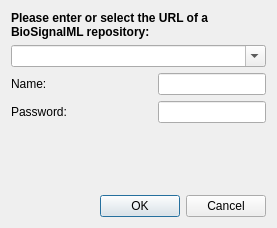
<?xml version="1.0" encoding="UTF-8"?>
<ui version="4.0">
 <class>SelectRepository</class>
 <widget class="QDialog" name="SelectRepository">
  <property name="geometry">
   <rect>
    <x>0</x>
    <y>0</y>
    <width>277</width>
    <height>228</height>
   </rect>
  </property>
  <property name="sizePolicy">
   <sizepolicy hsizetype="Preferred" vsizetype="Preferred">
    <horstretch>0</horstretch>
    <verstretch>0</verstretch>
   </sizepolicy>
  </property>
  <property name="windowTitle">
   <string>Logon</string>
  </property>
  <layout class="QHBoxLayout" name="horizontalLayout_6">
   <item>
    <layout class="QVBoxLayout" name="verticalLayout_2">
     <item>
      <widget class="QLabel" name="label">
       <property name="font">
        <font>
         <weight>75</weight>
         <bold>true</bold>
        </font>
       </property>
       <property name="text">
        <string>Please enter or select the URL of a BioSignalML repository:</string>
       </property>
       <property name="wordWrap">
        <bool>true</bool>
       </property>
      </widget>
     </item>
     <item>
      <layout class="QHBoxLayout" name="horizontalLayout_4">
       <item>
        <layout class="QVBoxLayout" name="verticalLayout">
         <item>
          <layout class="QHBoxLayout" name="horizontalLayout_3" stretch="5">
           <item>
            <widget class="QComboBox" name="repository">
             <property name="editable">
              <bool>true</bool>
             </property>
             <property name="insertPolicy">
              <enum>QComboBox::InsertAlphabetically</enum>
             </property>
             <property name="sizeAdjustPolicy">
              <enum>QComboBox::AdjustToContents</enum>
             </property>
            </widget>
           </item>
          </layout>
         </item>
         <item>
          <layout class="QHBoxLayout" name="horizontalLayout_2">
           <item>
            <widget class="QLabel" name="label_2">
             <property name="text">
              <string>Name:</string>
             </property>
            </widget>
           </item>
           <item>
            <spacer name="horizontalSpacer">
             <property name="orientation">
              <enum>Qt::Horizontal</enum>
             </property>
             <property name="sizeHint" stdset="0">
              <size>
               <width>40</width>
               <height>20</height>
              </size>
             </property>
            </spacer>
           </item>
           <item>
            <widget class="QLineEdit" name="username">
             <property name="sizePolicy">
              <sizepolicy hsizetype="Fixed" vsizetype="Fixed">
               <horstretch>0</horstretch>
               <verstretch>0</verstretch>
              </sizepolicy>
             </property>
            </widget>
           </item>
          </layout>
         </item>
         <item>
          <layout class="QHBoxLayout" name="horizontalLayout">
           <item>
            <widget class="QLabel" name="label_3">
             <property name="text">
              <string>Password:</string>
             </property>
            </widget>
           </item>
           <item>
            <spacer name="horizontalSpacer_2">
             <property name="orientation">
              <enum>Qt::Horizontal</enum>
             </property>
             <property name="sizeHint" stdset="0">
              <size>
               <width>40</width>
               <height>20</height>
              </size>
             </property>
            </spacer>
           </item>
           <item>
            <widget class="QLineEdit" name="password">
             <property name="sizePolicy">
              <sizepolicy hsizetype="Fixed" vsizetype="Fixed">
               <horstretch>0</horstretch>
               <verstretch>0</verstretch>
              </sizepolicy>
             </property>
             <property name="echoMode">
              <enum>QLineEdit::Password</enum>
             </property>
            </widget>
           </item>
          </layout>
         </item>
        </layout>
       </item>
      </layout>
     </item>
     <item>
      <spacer name="verticalSpacer">
       <property name="orientation">
        <enum>Qt::Vertical</enum>
       </property>
       <property name="sizeHint" stdset="0">
        <size>
         <width>17</width>
         <height>13</height>
        </size>
       </property>
      </spacer>
     </item>
     <item>
      <layout class="QHBoxLayout" name="horizontalLayout_5">
       <item>
        <spacer name="horizontalSpacer_5">
         <property name="orientation">
          <enum>Qt::Horizontal</enum>
         </property>
         <property name="sizeHint" stdset="0">
          <size>
           <width>40</width>
           <height>20</height>
          </size>
         </property>
        </spacer>
       </item>
       <item>
        <widget class="QDialogButtonBox" name="buttonBox">
         <property name="orientation">
          <enum>Qt::Horizontal</enum>
         </property>
         <property name="standardButtons">
          <set>QDialogButtonBox::Cancel|QDialogButtonBox::Ok</set>
         </property>
        </widget>
       </item>
      </layout>
     </item>
    </layout>
   </item>
  </layout>
 </widget>
 <resources/>
 <connections>
  <connection>
   <sender>buttonBox</sender>
   <signal>accepted()</signal>
   <receiver>SelectRepository</receiver>
   <slot>accept()</slot>
   <hints>
    <hint type="sourcelabel">
     <x>248</x>
     <y>254</y>
    </hint>
    <hint type="destinationlabel">
     <x>157</x>
     <y>274</y>
    </hint>
   </hints>
  </connection>
  <connection>
   <sender>buttonBox</sender>
   <signal>rejected()</signal>
   <receiver>SelectRepository</receiver>
   <slot>reject()</slot>
   <hints>
    <hint type="sourcelabel">
     <x>316</x>
     <y>260</y>
    </hint>
    <hint type="destinationlabel">
     <x>286</x>
     <y>274</y>
    </hint>
   </hints>
  </connection>
 </connections>
</ui>
